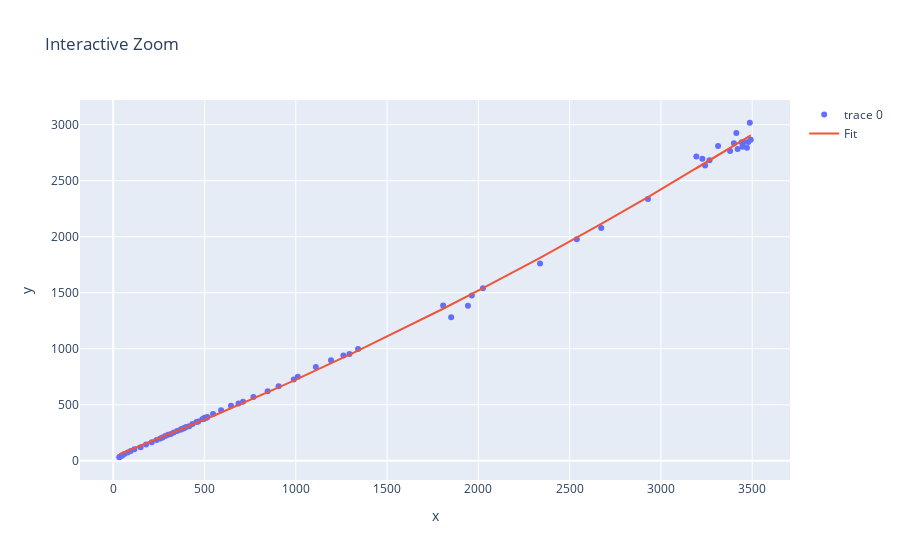

Write notebook code for a chart like this one.
### Code cell
import plotly.graph_objects as go

fig = go.Figure(data=go.Scatter(x=df['x'], y=df['y'], mode='markers'))

fig.add_trace(go.Scatter(x=df['x'], y=fit, mode='lines', name='Fit'))

fig.update_layout(
    title='Interactive Zoom',
    xaxis=dict(title='x'),
    yaxis=dict(title='y'),
    hovermode='closest',
    dragmode='zoom',
)

fig.show()
